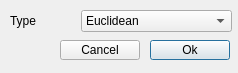
<?xml version="1.0" encoding="UTF-8"?>
<ui version="4.0">
 <class>FDistanceDialog</class>
 <widget class="QDialog" name="FDistanceDialog">
  <property name="geometry">
   <rect>
    <x>0</x>
    <y>0</y>
    <width>238</width>
    <height>73</height>
   </rect>
  </property>
  <property name="windowTitle">
   <string>Distance</string>
  </property>
  <widget class="QComboBox" name="cboType">
   <property name="geometry">
    <rect>
     <x>81</x>
     <y>10</y>
     <width>151</width>
     <height>22</height>
    </rect>
   </property>
   <item>
    <property name="text">
     <string>Euclidean</string>
    </property>
   </item>
   <item>
    <property name="text">
     <string>Manhattan</string>
    </property>
   </item>
   <item>
    <property name="text">
     <string>Chebyshev</string>
    </property>
   </item>
  </widget>
  <widget class="QPushButton" name="cmdOk">
   <property name="geometry">
    <rect>
     <x>150</x>
     <y>40</y>
     <width>80</width>
     <height>20</height>
    </rect>
   </property>
   <property name="text">
    <string>Ok</string>
   </property>
  </widget>
  <widget class="QPushButton" name="cmdCancel">
   <property name="geometry">
    <rect>
     <x>60</x>
     <y>40</y>
     <width>80</width>
     <height>20</height>
    </rect>
   </property>
   <property name="text">
    <string>Cancel</string>
   </property>
  </widget>
  <widget class="QLabel" name="lblType">
   <property name="geometry">
    <rect>
     <x>10</x>
     <y>10</y>
     <width>61</width>
     <height>21</height>
    </rect>
   </property>
   <property name="text">
    <string>Type</string>
   </property>
  </widget>
 </widget>
 <resources/>
 <connections/>
</ui>
